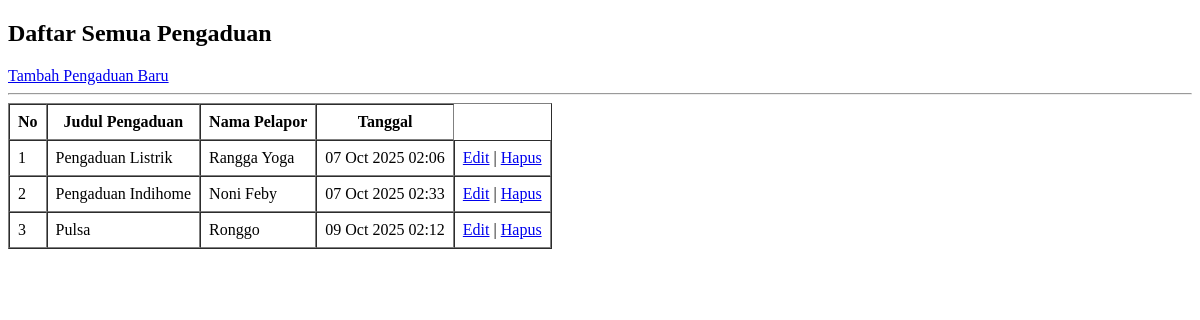
Before: /warga/pengaduan/ with the older database file.
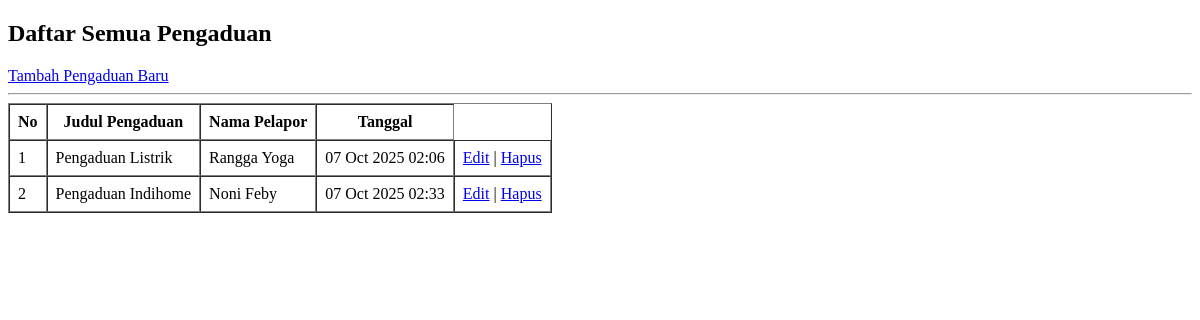
After: the same page with the newer database file.
### warga/models.py (models this page shows, shortened)
class Pengaduan(models.Model):
    STATUS_CHOICES = [
        ('BARU', 'Baru'),
        ('DIPROSES', 'Diproses'),
        ('SELESAI', 'Selesai'),
    ]
    judul = models.CharField(max_length=200)
    deskripsi = models.TextField()
    status = models.CharField(max_length=10, choices=STATUS_CHOICES, default='BARU')
    tanggal_lapor = models.DateTimeField(auto_now_add=True)
    pelapor = models.ForeignKey(Warga, on_delete=models.CASCADE, related_name='pengaduan')

class Warga(models.Model):
    nik = models.CharField(max_length=16, unique=True, verbose_name="Nomor Induk Kependudukan")
    nama_lengkap = models.CharField(max_length=100, verbose_name="Nama Lengkap")
    alamat = models.TextField(verbose_name="Alamat Tinggal")
    no_telepon = models.CharField(max_length=15, blank=True, verbose_name="Nomor Telepon")
    tanggal_registrasi = models.DateTimeField(auto_now_add=True)

### warga/views.py (the view)
# urls.py: path('pengaduan/', PengaduanListView.as_view(), name='pengaduan-list'),
class PengaduanListView(ListView):
    model = Pengaduan

### warga/templates/warga/pengaduan_list.html (shortened to what this page needs)
<!DOCTYPE html>
<html>
<head>
</head>
<body>
    <h2>Daftar Semua Pengaduan</h2>
    <a href="{% url 'pengaduan-tambah' %}">Tambah Pengaduan Baru</a>
    <hr>
    <table border="1" cellspacing="0" cellpadding="8">
        <tr>
            <th>No</th>
            <th>Judul Pengaduan</th>
            <th>Nama Pelapor</th>
            <th>Tanggal</th>
        </tr>
        {% for pengaduan in pengaduan_list %}
        <tr>
            <td>{{ forloop.counter }}</td>
            <td>{{ pengaduan.judul }}</td>
            <td>{{ pengaduan.pelapor.nama_lengkap }}</td>
            <td>{{ pengaduan.tanggal_lapor|date:"d M Y H:i" }}</td>
            <td>
            <a href="{% url 'pengaduan-edit' pengaduan.pk %}">Edit</a> |
            <a href="{% url 'pengaduan-delete' pengaduan.pk %}">Hapus</a>
            </td>
        </tr>
        {% empty %}
        <tr>
            <td colspan="4">Belum ada data pengaduan.</td>
        </tr>
        {% endfor %}
    </table>
</body>
</html>

Changed rows visible on the page:
removed Pengaduan: judul "Pulsa", pelapor.nama_lengkap "Ronggo", tanggal_lapor "09 Oct 2025 02:12"
